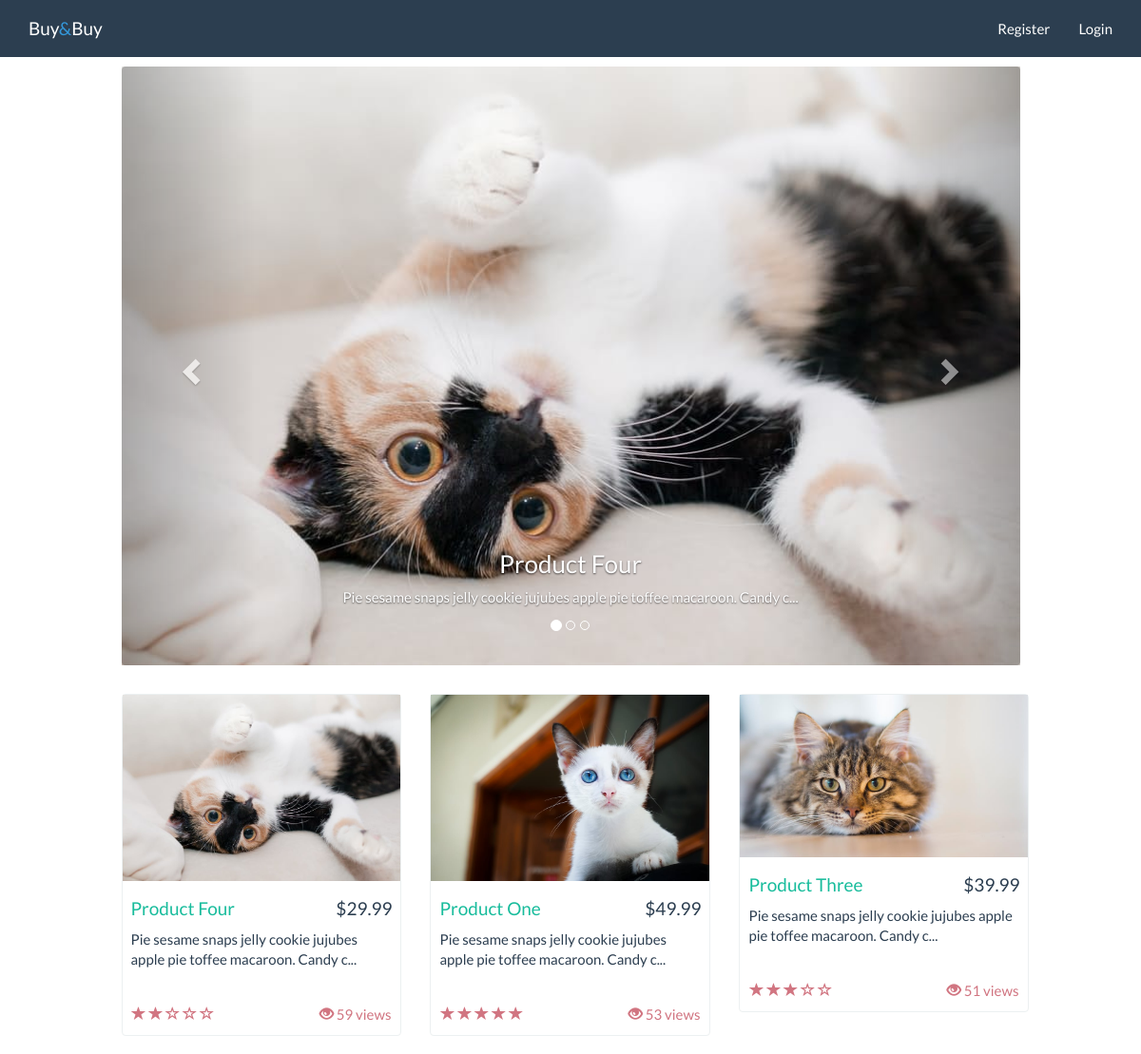
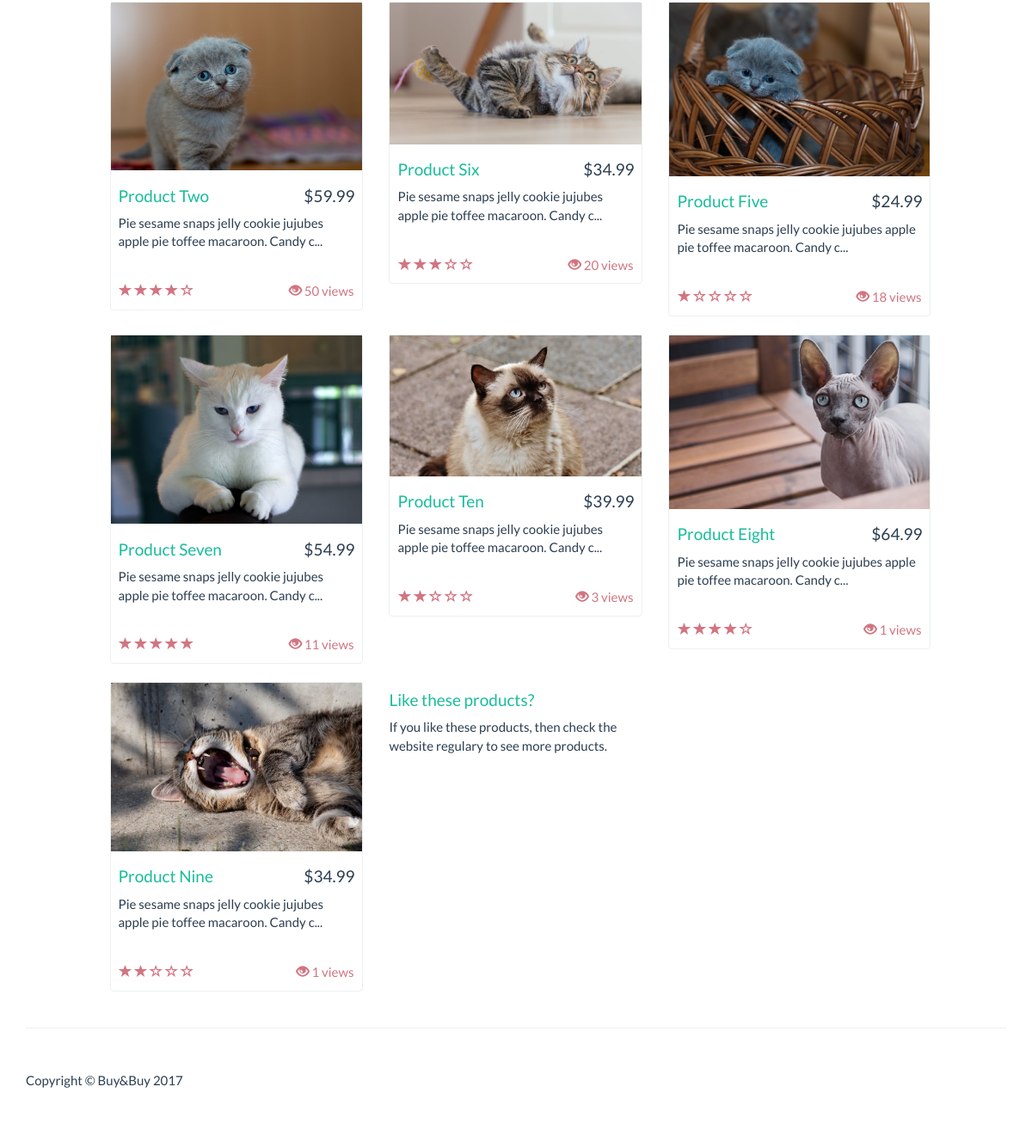
The page / on the database its author committed (2 pictures, top to bottom).
### tables this page shows
CREATE TABLE `products` (
  `id` int(10) UNSIGNED NOT NULL,
  `name` varchar(15) NOT NULL,
  `description` text NOT NULL,
  `image` varchar(255) NOT NULL,
  `price` double NOT NULL,
  `rate` int(1) UNSIGNED NOT NULL,
  `views` int(10) UNSIGNED NOT NULL
);

### includes/global.php (called while the page is built, shortened)
<?php
function limit($str) {
    if (strlen($str) > 75){
        return substr($str, 0, 72) . '...';
    } else {
        return $str;
    }
}

### index.php (the view, shortened to what this page needs)
<?php
    require_once "includes/global.php";
    $popular = $pdo->query('SELECT * FROM products ORDER BY views DESC LIMIT 3')->fetchall();
    $products = $pdo->query('SELECT * FROM products ORDER BY views DESC')->fetchall();
?>
<!DOCTYPE html>
<html lang="en">
  <head>
    <link href="css/bootstrap.min.css" rel="stylesheet">
    <link href="css/style.css" rel="stylesheet">
  </head>
  <body>
    <?php require_once "includes/navbar.php" ?>
    <div class="container">
        <div class="row">
            <div class="col-md-10 col-md-offset-1">
                <div class="row carousel-holder">
                    <div class="col-md-12">
                        <div id="carousel-example-generic" class="carousel slide" data-ride="carousel">
                            <ol class="carousel-indicators">
                                <li data-target="#carousel-example-generic" data-slide-to="0" class="active"></li>
                                <li data-target="#carousel-example-generic" data-slide-to="1"></li>
                                <li data-target="#carousel-example-generic" data-slide-to="2"></li>
                            </ol>
                            <div class="carousel-inner">
                                <?php foreach($popular as $key => $product): ?>
                                    <div class="item <?= $key == 0 ? 'active' : '' ?>">
                                        <img class="slide-image" src="<?= $product->image ?>" alt="<?= $product->name ?>">
                                        <div class="carousel-caption">
                                            <h3><?= $product->name ?></h3>
                                            <p><?= limit($product->description) ?></p>
                                        </div>
                                    </div>
                                <?php endforeach ?>
                            </div>
                            <a class="left carousel-control" href="#carousel-example-generic" data-slide="prev">
                                <span class="glyphicon glyphicon-chevron-left"></span>
                            </a>
                            <a class="right carousel-control" href="#carousel-example-generic" data-slide="next">
                                <span class="glyphicon glyphicon-chevron-right"></span>
                            </a>
                        </div>
                    </div>
                </div>
                <div class="row">
                    <?php foreach($products as $key => $product): ?>
                        <?php if ($key % 3 == 2): ?>
                            <div class="row">
                        <?php endif ?>
                        <div class="col-sm-4 col-lg-4 col-md-4">
                            <div class="thumbnail">
                                <img src="<?= $product->image ?>" alt="<?= $product->name ?>">
                                <div class="caption">
                                    <h4 class="pull-right">$<?= $product->price ?></h4>
                                    <h4><a href="<?= 'product.php?id=' . $product->id ?>"><?= $product->name ?></a>
                                    </h4>
                                    <p><?= limit($product->description) ?></p>
                                </div>
                                <div class="ratings">
                                    <p class="pull-right"><i class="glyphicon glyphicon-eye-open"></i> <?= $product->views ?> views</p>
                                    <p>
                                        <?php for($i = 1; $i <= $product->rate; $i++ ): ?>
                                            <span class="glyphicon glyphicon-star"></span>
                                        <?php endfor ?>
                                        <?php for($i = $product->rate; $i < 5; $i++ ): ?>
                                            <span class="glyphicon glyphicon-star-empty"></span>
                                        <?php endfor ?>
                                    </p>
                                </div>
                            </div>
                        </div>
                        <?php if ($key % 3 == 2): ?>
                            </div>
                        <?php endif ?>
                        <?php endforeach ?>
                    <div class="col-sm-4 col-lg-4 col-md-4">
                        <h4><a href="#">Like these products?</a>
                        </h4>
                        <p>If you like these products, then check the website regulary to see more products.</p>
                    </div>
                </div>
            </div>
        </div>
    </div>
    <div class="container">
        <hr>
        <footer>
            <div class="row">
                <div class="col-lg-12">
                    <p>Copyright &copy; Buy&amp;Buy 2017</p>
                </div>
            </div>
        </footer>
    </div>
  </body>
</html>

### includes/navbar.php (shortened to what this page needs)
<nav class="navbar navbar-default navbar-fixed-top" role="navigation">
    <div class="container">
        <div class="navbar-header">
            <a class="navbar-brand" href="/">Buy<span class="text-info">&amp;</span>Buy</a>
        </div>
        <div class="collapse navbar-collapse" id="navbar">
            <ul class="nav navbar-nav navbar-right">
                <?php if(isset($_SESSION['user'])): ?>
                <li class="dropdown">
                    <a href="#" class="dropdown-toggle" data-toggle="dropdown" role="button" aria-expanded="false"><?= user()->username ?> <span class="caret"></span></a>
                    <ul class="dropdown-menu" role="menu">
                        <li><a href="logout.php">logout</a></li>
                    </ul>
                </li>
                <?php else: ?>
                    <li><a href="register.php">Register</a></li>
                    <li><a href="login.php">Login</a></li>
                <?php endif ?>
            </ul>
        </div>
    </div>
</nav>

### css/style.css (style rules this page uses)
body { padding-top: 70px; }
.slide-image { width: 100%; }
.carousel-holder { margin-bottom: 30px; }
.carousel-control, .item { border-radius: 4px; }
.caption { height: 130px; overflow: hidden; }
.caption h4 { white-space: nowrap; }
.thumbnail img { width: 100%; }
.ratings { padding-right: 10px; padding-left: 10px; color: #d17581; }
.thumbnail { padding: 0; }
footer { margin: 50px 0; }

### rows shown on the page
products: image (picture), name "Product Four", description "Pie sesame snaps jelly cookie jujubes apple pie toffee macaroon. Candy c...", price "29.99", views "59", rate 2 (drawn)
products: image (picture), price "49.99", name "Product One", description "Pie sesame snaps jelly cookie jujubes apple pie toffee macaroon. Candy c...", views "53", rate 5 (drawn)
products: image (picture), price "39.99", name "Product Three", description "Pie sesame snaps jelly cookie jujubes apple pie toffee macaroon. Candy c...", views "51", rate 3 (drawn)
products: image (picture), price "59.99", name "Product Two", description "Pie sesame snaps jelly cookie jujubes apple pie toffee macaroon. Candy c...", views "50", rate 4 (drawn)
products: image (picture), price "34.99", name "Product Six", description "Pie sesame snaps jelly cookie jujubes apple pie toffee macaroon. Candy c...", views "20", rate 3 (drawn)
products: image (picture), price "24.99", name "Product Five", description "Pie sesame snaps jelly cookie jujubes apple pie toffee macaroon. Candy c...", views "18", rate 1 (drawn)
products: image (picture), price "54.99", name "Product Seven", description "Pie sesame snaps jelly cookie jujubes apple pie toffee macaroon. Candy c...", views "11", rate 5 (drawn)
products: image (picture), price "39.99", name "Product Ten", description "Pie sesame snaps jelly cookie jujubes apple pie toffee macaroon. Candy c...", views "3", rate 2 (drawn)
products: image (picture), price "64.99", name "Product Eight", description "Pie sesame snaps jelly cookie jujubes apple pie toffee macaroon. Candy c...", views "1", rate 4 (drawn)
products: image (picture), price "34.99", name "Product Nine", description "Pie sesame snaps jelly cookie jujubes apple pie toffee macaroon. Candy c...", views "1", rate 2 (drawn)
